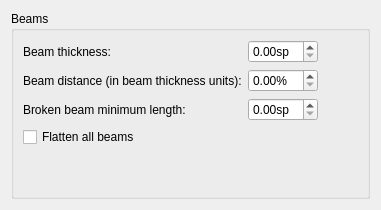
     <widget class="QWidget" name="Page10">
      <layout class="QVBoxLayout" name="verticalLayout_14">
       <property name="spacing">
        <number>0</number>
       </property>
       <item>
        <widget class="QGroupBox" name="groupBox_6">
         <property name="title">
          <string>Beams</string>
         </property>
         <property name="flat">
          <bool>false</bool>
         </property>
         <layout class="QGridLayout" name="gridLayout_2">
          <item row="0" column="0">
           <widget class="QLabel" name="label_62">
            <property name="text">
             <string>Beam thickness:</string>
            </property>
            <property name="buddy">
             <cstring>beamWidth</cstring>
            </property>
           </widget>
          </item>
          <item row="0" column="1">
           <widget class="QDoubleSpinBox" name="beamWidth">
            <property name="suffix">
             <string>sp</string>
            </property>
            <property name="singleStep">
             <double>0.010000000000000</double>
            </property>
           </widget>
          </item>
          <item row="1" column="0">
           <widget class="QLabel" name="label_57">
            <property name="text">
             <string>Beam distance (in beam thickness units):</string>
            </property>
            <property name="buddy">
             <cstring>beamDistance</cstring>
            </property>
           </widget>
          </item>
          <item row="1" column="1">
           <widget class="QDoubleSpinBox" name="beamDistance">
            <property name="suffix">
             <string notr="true">%</string>
            </property>
            <property name="singleStep">
             <double>0.100000000000000</double>
            </property>
           </widget>
          </item>
          <item row="2" column="1">
           <widget class="QDoubleSpinBox" name="beamMinLen">
            <property name="suffix">
             <string>sp</string>
            </property>
            <property name="singleStep">
             <double>0.050000000000000</double>
            </property>
           </widget>
          </item>
          <item row="2" column="0">
           <widget class="QLabel" name="label_59">
            <property name="text">
             <string>Broken beam minimum length:</string>
            </property>
            <property name="buddy">
             <cstring>beamMinLen</cstring>
            </property>
           </widget>
          </item>
          <item row="4" column="0">
           <spacer name="verticalSpacer_7">
            <property name="orientation">
             <enum>Qt::Vertical</enum>
            </property>
            <property name="sizeHint" stdset="0">
             <size>
              <width>20</width>
              <height>40</height>
             </size>
            </property>
           </spacer>
          </item>
          <item row="1" column="2">
           <spacer name="horizontalSpacer_14">
            <property name="orientation">
             <enum>Qt::Horizontal</enum>
            </property>
            <property name="sizeHint" stdset="0">
             <size>
              <width>40</width>
              <height>20</height>
             </size>
            </property>
           </spacer>
          </item>
          <item row="3" column="0">
           <widget class="QCheckBox" name="beamNoSlope">
            <property name="text">
             <string>Flatten all beams</string>
            </property>
           </widget>
          </item>
         </layout>
        </widget>
       </item>
      </layout>
     </widget>
